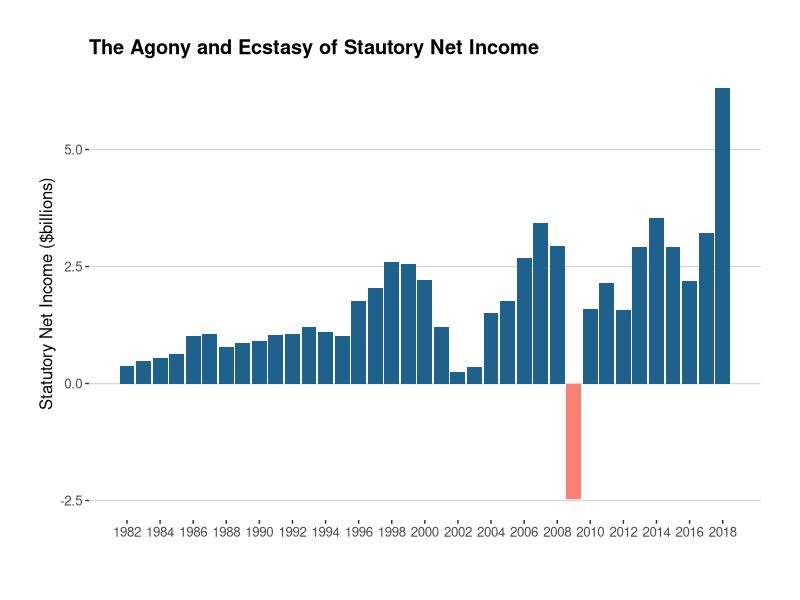

The R source for this figure: (Note: this script raises an error after producing the figure.)

library(tidyverse)
library(ggthemes)
library(ggrepel)

setwd("projects/sni/data")

getwd()


pfd <- read_csv("pfd_8_12.csv")
pfd <-  pfd %>% mutate (divYearShort = substr(divYear,3,4))


varBlue = "#1F618D"
b = 1000000000




ggplot(pfd)+
  geom_col(aes(x=divYear, y=sniAmount/b), fill=varBlue)+
  geom_col(data = pfd %>% filter(divYear ==2009), aes(x=divYear, y=sniAmount/b), fill="salmon")+
  ggtitle("The Agony and Ecstasy of Stautory Net Income")+
  ylab("Statutory Net Income ($billions)")+
xlab("")+
  scale_x_continuous(breaks=seq(1982,2018,2))+
  theme_hc()+
  theme(plot.margin = unit(c(1,1,1,1), "cm"))+
  theme(plot.title = element_text( face = "bold"))+
  ggsave(width= 8, height=6, dpi=200, units="in", "plots/barSni.png")


ggplot(pfd)+
  geom_col(aes(x=divYear, y=rollingSni/b), fill=varBlue)+
  ggtitle("Stautory Net Income 5-Year Rolling Average Smoothes Things")+
  ylab("Rolling Statutory Net Income ($billions)")+
  xlab("")+
  theme(plot.margin = unit(c(1,1,1,1), "cm"))+
  scale_x_continuous(breaks=seq(1982,2018,2))+
  theme_hc()+
  theme(plot.title = element_text( face = "bold"))+
  
  ggsave(width= 8, height=6, dpi=200, units="in", "plots/barSniRolling.png")







ggplot(pfd)+
  geom_col(aes(x=divYear, y=divAmount), fill=varBlue)+
  ggtitle("Dividends Grow (and shrink) Over the Years")+
  ylab("Dividend Size")+
  xlab("")+
  scale_x_continuous(breaks=seq(1982,2018,2))+
  theme_hc()+
  theme(plot.margin = unit(c(1,1,1,1), "cm"))+
  theme(plot.title = element_text( face = "bold"))+
  
  ggsave(width= 8, height=6, dpi=200, units="in", "plots/barDividend.png")




####STD SNI LINE






###########HISTOGEAM

# 
# ggplot(pfd %>% filter(divYear !=1982))+
#   geom_histogram(aes(pomv*100), bins=8)+
#   ggtitle("5-Year Standard Deviation")+
#   theme_hc()+
#   theme(plot.margin = unit(c(1,1,1,1), "cm"))+
#   theme(plot.title = element_text( face = "bold"))+
#   
#   ggsave(width= 5, height=5, dpi=200, units="in", "plots/histoPOMV.png")
# 
# 
# ####STD SNI LINE


ggplot(pfd)+
  geom_line(aes(x=divYear, y=rollingStd/1000000000), color=varBlue)+
  geom_point(aes(x=divYear, y=rollingStd/1000000000), color=varBlue)+
  ylab("5-Year SD (billions)")+
  xlab("")+
  ggtitle("Growing Volatility (Standard Deviation) of 5-Year Statutory Net Income")+
  
  scale_x_continuous(breaks=seq(1982,2018,2))+
  theme_hc()+
  theme(plot.margin = unit(c(1,1,1,1), "cm"))+
  theme(plot.title = element_text( face = "bold"))+
  
  ggsave(width= 8, height=6, dpi=200, units="in", "plots/lineDivYearRollingStd.png")

####STD SNI LINE NORMALIZED BY VALUE


ggplot(pfd)+
  geom_line(aes(x=divYear, y=normalizedvalueStd), color=varBlue)+
  geom_point(aes(x=divYear, y=normalizedvalueStd), color=varBlue)+
  scale_x_continuous(breaks=seq(1982,2018,2))+
  ggtitle("Growing Volatility (SD) of 5-Year Statutory Net Income Normalized")+
  
ylab("5-year SD normalized by fund value")+
  xlab("")+
  theme_hc()+
  theme(plot.margin = unit(c(1,1,1,1), "cm"))+
  theme(plot.title = element_text( face = "bold"))+
  
ggsave(width= 8, height=6, dpi=200, units="in", "plots/lineDivYearRollingStdNormalized.png")



####scatter for disbursed

ggplot(pfd)+
  # geom_point(aes(x=fundValue/b, y=totalDisbursed/b), fill="white", color="white" ,size=2)+
  geom_point(aes(x=fundValue/b, y=totalDisbursed/b), fill=varBlue,color=varBlue, size=2)+
  # geom_text(aes(x=fundValue/b, y=totalDisbursed/b, label=divYear), nudge_x = 1.6)+
  geom_text_repel(aes(x=fundValue/b, y=totalDisbursed/b, label=divYear), segment.size=.4, nudge_x = 1.6)+
  xlab("Fund Value ($ billions)")+
  ylab("Amount Spent on Dividends ($billions)")+
  ggtitle("Dividend Amount Grows With Fund Value (Or It Used To)")+
  scale_y_continuous(breaks=seq(0,7,.2))+
  scale_x_continuous(breaks=seq(0,65,5))+
  ylim(0,1.5)+
  theme_hc()+
  theme(plot.margin = unit(c(1,1,1,1), "cm"))+
  theme(plot.title = element_text( face = "bold"))+
  
  ggsave(width= 8, height=6, dpi=200, units="in", "plots/scatterFundValueTotalDisbursed.png")




#########


ggplot(pfd %>% filter(divYear !=1982))+
  # geom_point(aes(x=fundValue/b, y=totalDisbursed/b), fill="white", color="white" ,size=2)+
  geom_point(aes(x=divAmount, y=pomv*100), fill="black",color=varBlue, size=2)+
  # geom_text(aes(x=fundValue/b, y=totalDisbursed/b, label=divYear), nudge_x = 1.6)+
  geom_text_repel(aes(x=divAmount, y= pomv*100, label=divYear), segment.size=.4, nudge_x = 1.6)+
  xlab("Dividend Amount")+
  ylab("Dividend Draw as Percent of Fund Value")+
  ggtitle("Big Draws and Small Draws Depending on the Market (1982 not shown)")+
  # scale_y_continuous(breaks=seq(0,7,.2))+
  # scale_x_continuous(breaks=seq(0,65,5))+
  # ylim(0,1.5)+
  theme_hc()+
  theme(plot.margin = unit(c(1,1,1,1), "cm"))+
  theme(plot.title = element_text( face = "bold"))+
  
  ggsave(width= 8, height=6, dpi=200, units="in", "plots/scatterDivSizeByPOMVN.png")










#########Line for POMV Disbursed

ggplot(pfd)+
  geom_line(aes(x=divYear, y=pomv*100), color= varBlue)+
  geom_point(aes(x=divYear, y=pomv*100), color = varBlue)+
  xlim(1982, 2018)+
  scale_x_continuous(breaks=seq(1982,2018,2))+
  ylab("Percent of Fund Value")+
  xlab("Year")+
  ggtitle("How Big Was the Draw? Dividend as Percent of Fund Value")+
  scale_y_continuous(breaks=seq(0,5,.5))+
  theme(plot.margin = unit(c(1,1,1,1), "cm"))+
  ylim(0,15)+
  theme_hc()+
  theme(plot.title = element_text( face = "bold"))+
  
  ggsave(width= 8, height=6, dpi=200, units="in", "plots/linePomv.png")



ggplot(pfd %>% filter(divYear != 1982))+
  geom_line(aes(x=divYear, y=pomv*100), color= varBlue)+
  geom_point(aes(x=divYear, y=pomv*100), color = varBlue)+
  xlim(1982, 2018)+
  scale_x_continuous(breaks=seq(1982,2018,2))+
  scale_y_continuous(breaks=seq(0,5,.5))+
  ylim(0,5)+
  ylab("Percent of Fund Value")+
  xlab("Year")+
  ggtitle("How Big Was the Draw?: Dividend as Percent of Fund Value ('83-'18)")+

  theme_hc()+
  theme(plot.margin = unit(c(1,1,1,1), "cm"))+
  theme(plot.title = element_text( face = "bold"))+
  
  ggsave(width= 8, height=6, dpi=200, units="in", "plots/linePomvNo1982.png")




pomvMedian <- median(pfd$pomv)





